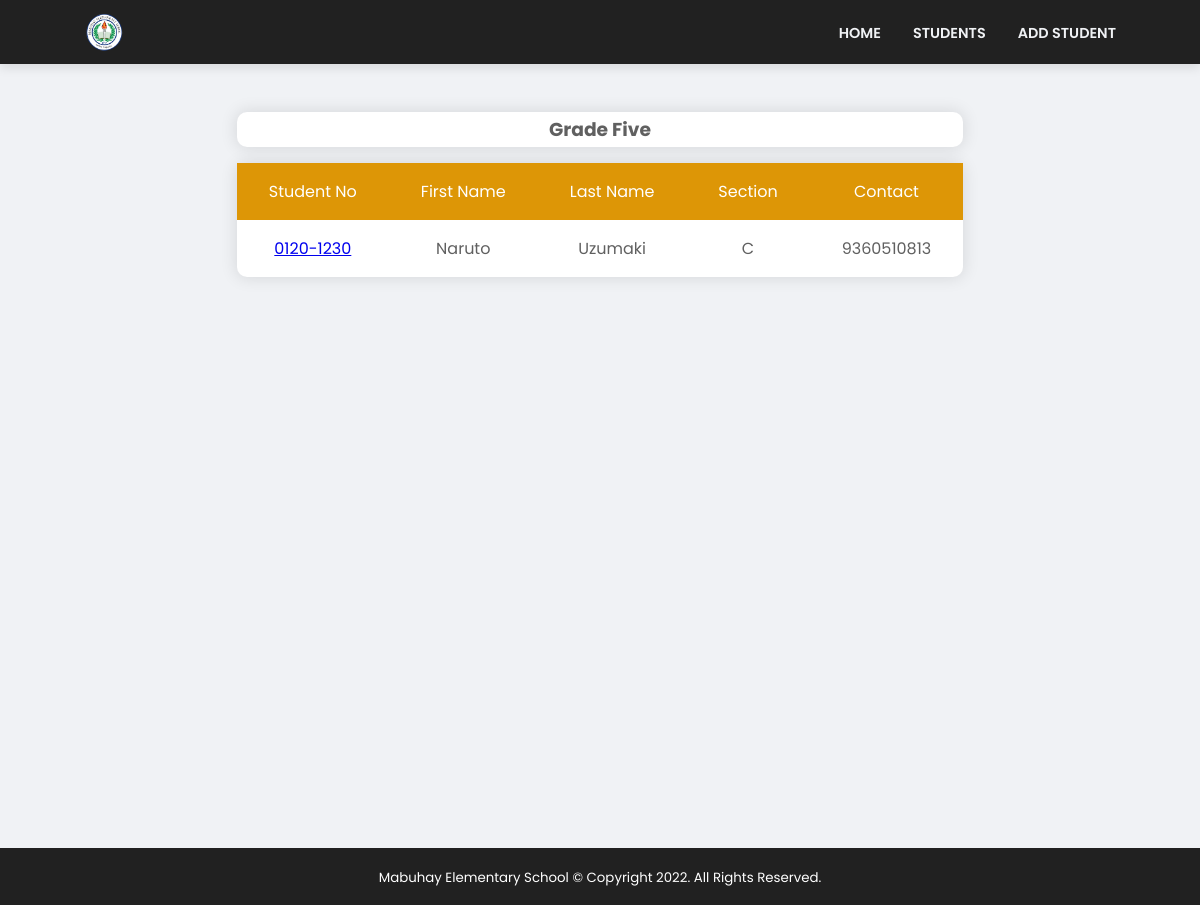
Screenshot of /Grade_5 with the database file from the repository.
### tables this page shows
CREATE TABLE students (
    id INTEGER PRIMARY KEY AUTOINCREMENT,
    s_studnum NUMBER NOT NULL,
    s_firstname TEXT NOT NULL,
    s_lastname TEXT NOT NULL,
    s_middlename TEXT NOT NULL,
    s_dob DATE format 'YYYY-MM-DD' not null,
    s_age NUMBER NOT NULL,
    s_address VARCHAR NOT NULL,
    s_section TEXT NOT NULL,
    s_grade NUMBER NOT NULL,
    s_lrn NUMBER NOT NULL,
    sg_firstname TEXT NOT NULL,
    sg_lastname TEXT NOT NULL,
    sg_address VARCHAR NOT NULL,
    sg_contact NUMBER NOT NULL
);

### app.py (the view)
@ app.route('/Grade_5')
def grade_five():
    conn = get_db_connection()
    students = conn.execute(
        'SELECT * FROM students WHERE s_grade = ? ORDER BY s_studnum ASC, s_section ASC', (5,)).fetchall()
    return render_template('grade-levels/students_grade-five.html', students=students)

### app.py (called while the page is built)
def get_db_connection():
    conn = sqlite3.connect('backend/studentRegDB.db')
    conn.row_factory = sqlite3.Row
    return conn

### templates/grade-levels/students_grade-five.html
{% extends 'base.html' %}
{% block content %}
    <h1>{% block title %} GRADE 5 {% endblock %}</h1>
    <div class="container registered">
        <div class="wrapper">
            <div class="title">
                <h3>Grade Five</h3>
            </div>
            <table class="students-table">
                <tr class="orange">
                    <th>Student No</th>
                    <th>First Name</th>
                    <th class="lastName">Last Name</th>
                    <th class="section">Section</th>
                    <th class="contact">Contact</th>
                </tr>
                {% for student in students %}
                    <tr>
                        <td><a href="{{ url_for('edit_student', id=student['id']) }}">{{ student['s_studnum'] }}</a></td>
                        <td>{{ student['s_firstname'] }}</td>
                        <td class="lastName">{{ student['s_lastname'] }}</td>
                        <td class="section">{{ student['s_section'] }}</td>
                        <td class="contact">{{ student['sg_contact'] }}</td>
                    </tr>
                {% endfor %}
            </table>
        </div>
    </div>
{% endblock %}

### static/css/variable.css (style rules this page uses)
:root { --color-bg: #F0F2F5; --color-white: #fff; --color-dark: #212121; --color-black: #000; --color-text-gray: #B5B5B5; --color-text-darkgray: #606060; --color-bg-primary: #00022C; --color-accent: #0066FF; --color-accent-2: #04c286; --color-accent-3: #7700ff; --color-accent-4: #f700ff; --color-accent-5: #dd9606; --color-accent-6: #c2bc03; --color-accent-7: #ff4040fd; --color-shadow: #0000001a; --container-width-sm: 94%; --container-width-md: 90%; --container-width-lg: 86%; }

### static/css/general.css (style rules this page uses)
* { margin: 0; padding: 0; border: 0; outline: 0; list-style: none; box-sizing: border-box; }
body { font-family: 'Poppins', sans-serif; background: var(--color-bg); overflow-x: hidden; }
.wrapper { margin: 4rem 0; }
.title { text-align: center; padding: .2rem 0; border-radius: 10px; background: var(--color-white); color: var(--color-text-darkgray); margin-bottom: 1rem; box-shadow: 0 0 1em .1em var(--color-shadow); }
.container { width: var(--container-width-lg); margin: auto; }

### static/css/table.css (style rules this page uses)
.registered { width: 100vw; height: 100vh; display: flex; align-items: center; flex-direction: column; color: var(--color-white); }
.orange { background: var(--color-accent-5); }
.students-table { border-radius: 10px; border-collapse: collapse; text-align: center; background: var(--color-white); box-shadow: 0 0 1em .1em var(--color-shadow); }
.students-table th, .students-table td { padding: 1rem 2rem; }
.students-table th { font-weight: 400; }
.students-table td { color: var(--color-text-darkgray); }

### rows the page displays
students: s_studnum "0120-1230", s_firstname "Naruto", s_lastname "Uzumaki", s_section "C", sg_contact "9360510813"
